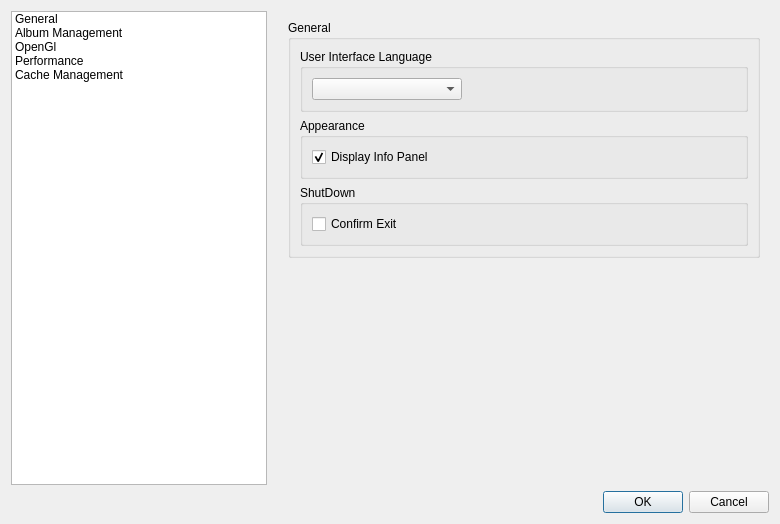
<?xml version="1.0" encoding="UTF-8"?>
<ui version="4.0">
 <class>SettingsDialog</class>
 <widget class="QDialog" name="SettingsDialog">
  <property name="geometry">
   <rect>
    <x>0</x>
    <y>0</y>
    <width>780</width>
    <height>524</height>
   </rect>
  </property>
  <property name="windowTitle">
   <string>Settings</string>
  </property>
  <property name="windowIcon">
   <iconset resource="glc_player.qrc">
    <normaloff>:/images/Logo.png</normaloff>:/images/Logo.png</iconset>
  </property>
  <layout class="QGridLayout" name="gridLayout">
   <item row="0" column="0">
    <widget class="QListWidget" name="pageList">
     <property name="sizePolicy">
      <sizepolicy hsizetype="Preferred" vsizetype="Expanding">
       <horstretch>0</horstretch>
       <verstretch>0</verstretch>
      </sizepolicy>
     </property>
     <property name="minimumSize">
      <size>
       <width>0</width>
       <height>0</height>
      </size>
     </property>
     <property name="iconSize">
      <size>
       <width>32</width>
       <height>32</height>
      </size>
     </property>
     <property name="uniformItemSizes">
      <bool>true</bool>
     </property>
     <item>
      <property name="text">
       <string>General</string>
      </property>
      <property name="icon">
       <iconset resource="glc_player.qrc">
        <normaloff>:/images/Logo.png</normaloff>:/images/Logo.png</iconset>
      </property>
     </item>
     <item>
      <property name="text">
       <string>Album Management</string>
      </property>
      <property name="icon">
       <iconset resource="glc_player.qrc">
        <normaloff>:/images/Album.png</normaloff>:/images/Album.png</iconset>
      </property>
     </item>
     <item>
      <property name="text">
       <string>OpenGl</string>
      </property>
      <property name="icon">
       <iconset resource="glc_player.qrc">
        <normaloff>:/images/GlSetting.png</normaloff>:/images/GlSetting.png</iconset>
      </property>
     </item>
     <item>
      <property name="text">
       <string>Performance</string>
      </property>
      <property name="icon">
       <iconset resource="glc_player.qrc">
        <normaloff>:/images/Logo.png</normaloff>:/images/Logo.png</iconset>
      </property>
     </item>
     <item>
      <property name="text">
       <string>Cache Management</string>
      </property>
      <property name="icon">
       <iconset resource="glc_player.qrc">
        <normaloff>:/images/Logo.png</normaloff>:/images/Logo.png</iconset>
      </property>
     </item>
    </widget>
   </item>
   <item row="1" column="0" colspan="3">
    <widget class="QDialogButtonBox" name="buttonBox">
     <property name="orientation">
      <enum>Qt::Horizontal</enum>
     </property>
     <property name="standardButtons">
      <set>QDialogButtonBox::Cancel|QDialogButtonBox::Ok</set>
     </property>
    </widget>
   </item>
   <item row="0" column="2">
    <widget class="QStackedWidget" name="stackedWidget">
     <property name="sizePolicy">
      <sizepolicy hsizetype="Expanding" vsizetype="Preferred">
       <horstretch>0</horstretch>
       <verstretch>0</verstretch>
      </sizepolicy>
     </property>
     <property name="currentIndex">
      <number>0</number>
     </property>
     <widget class="QWidget" name="general">
      <property name="sizePolicy">
       <sizepolicy hsizetype="Expanding" vsizetype="Preferred">
        <horstretch>0</horstretch>
        <verstretch>0</verstretch>
       </sizepolicy>
      </property>
      <layout class="QVBoxLayout" name="verticalLayout_17">
       <item>
        <widget class="QGroupBox" name="groupBox_15">
         <property name="title">
          <string>General</string>
         </property>
         <layout class="QVBoxLayout" name="verticalLayout_4">
          <item>
           <widget class="QGroupBox" name="groupBox_UserInterfaceLg">
            <property name="title">
             <string>User Interface Language</string>
            </property>
            <property name="flat">
             <bool>true</bool>
            </property>
            <layout class="QHBoxLayout" name="_2">
             <item>
              <widget class="QComboBox" name="languageComboBox">
               <property name="minimumSize">
                <size>
                 <width>150</width>
                 <height>0</height>
                </size>
               </property>
               <property name="statusTip">
                <string/>
               </property>
               <property name="editable">
                <bool>false</bool>
               </property>
              </widget>
             </item>
             <item>
              <spacer>
               <property name="orientation">
                <enum>Qt::Horizontal</enum>
               </property>
               <property name="sizeHint" stdset="0">
                <size>
                 <width>40</width>
                 <height>20</height>
                </size>
               </property>
              </spacer>
             </item>
            </layout>
           </widget>
          </item>
          <item>
           <widget class="QGroupBox" name="groupBox">
            <property name="title">
             <string>Appearance</string>
            </property>
            <property name="flat">
             <bool>true</bool>
            </property>
            <layout class="QVBoxLayout" name="verticalLayout_3">
             <item>
              <widget class="QCheckBox" name="displayViewInfoPanel">
               <property name="sizePolicy">
                <sizepolicy hsizetype="Preferred" vsizetype="Fixed">
                 <horstretch>0</horstretch>
                 <verstretch>0</verstretch>
                </sizepolicy>
               </property>
               <property name="toolTip">
                <string>Create thumbnail after each loading.</string>
               </property>
               <property name="text">
                <string>Display Info Panel</string>
               </property>
               <property name="checked">
                <bool>true</bool>
               </property>
              </widget>
             </item>
            </layout>
           </widget>
          </item>
          <item>
           <widget class="QGroupBox" name="groupBox_2">
            <property name="title">
             <string>ShutDown</string>
            </property>
            <property name="flat">
             <bool>true</bool>
            </property>
            <layout class="QVBoxLayout" name="verticalLayout">
             <item>
              <widget class="QCheckBox" name="quitConfirmationActive">
               <property name="text">
                <string>Confirm Exit</string>
               </property>
              </widget>
             </item>
            </layout>
           </widget>
          </item>
         </layout>
        </widget>
       </item>
       <item>
        <spacer name="verticalSpacer_2">
         <property name="orientation">
          <enum>Qt::Vertical</enum>
         </property>
         <property name="sizeHint" stdset="0">
          <size>
           <width>20</width>
           <height>40</height>
          </size>
         </property>
        </spacer>
       </item>
      </layout>
     </widget>
     <widget class="QWidget" name="albumManager">
      <property name="sizePolicy">
       <sizepolicy hsizetype="Expanding" vsizetype="Preferred">
        <horstretch>0</horstretch>
        <verstretch>0</verstretch>
       </sizepolicy>
      </property>
      <layout class="QVBoxLayout" name="verticalLayout_2">
       <item>
        <widget class="QGroupBox" name="groupBox_SessionManagementPerf">
         <property name="title">
          <string>Album Management</string>
         </property>
         <layout class="QGridLayout">
          <item row="0" column="0" colspan="2">
           <widget class="QCheckBox" name="displayThumbnail">
            <property name="sizePolicy">
             <sizepolicy hsizetype="Preferred" vsizetype="Fixed">
              <horstretch>0</horstretch>
              <verstretch>0</verstretch>
             </sizepolicy>
            </property>
            <property name="toolTip">
             <string>Display thumbnail in the session management window</string>
            </property>
            <property name="text">
             <string>Display thumbnail</string>
            </property>
            <property name="checked">
             <bool>true</bool>
            </property>
            <property name="autoExclusive">
             <bool>false</bool>
            </property>
           </widget>
          </item>
          <item row="1" column="1" rowspan="2" colspan="2">
           <widget class="QComboBox" name="ThumbnailSize_Combo">
            <property name="toolTip">
             <string>Size of thumbnail in the session management window</string>
            </property>
           </widget>
          </item>
          <item row="0" column="3" rowspan="2" colspan="2">
           <spacer>
            <property name="orientation">
             <enum>Qt::Horizontal</enum>
            </property>
            <property name="sizeHint" stdset="0">
             <size>
              <width>40</width>
              <height>20</height>
             </size>
            </property>
           </spacer>
          </item>
          <item row="1" column="0" rowspan="2">
           <widget class="QLabel" name="label">
            <property name="text">
             <string>Thumbnail Size</string>
            </property>
           </widget>
          </item>
          <item row="2" column="4">
           <spacer>
            <property name="orientation">
             <enum>Qt::Horizontal</enum>
            </property>
            <property name="sizeHint" stdset="0">
             <size>
              <width>40</width>
              <height>20</height>
             </size>
            </property>
           </spacer>
          </item>
         </layout>
        </widget>
       </item>
       <item>
        <spacer name="verticalSpacer">
         <property name="orientation">
          <enum>Qt::Vertical</enum>
         </property>
         <property name="sizeHint" stdset="0">
          <size>
           <width>20</width>
           <height>229</height>
          </size>
         </property>
        </spacer>
       </item>
      </layout>
     </widget>
     <widget class="QWidget" name="openGl">
      <property name="sizePolicy">
       <sizepolicy hsizetype="Expanding" vsizetype="Preferred">
        <horstretch>0</horstretch>
        <verstretch>0</verstretch>
       </sizepolicy>
      </property>
      <layout class="QVBoxLayout" name="verticalLayout_18">
       <item>
        <widget class="QGroupBox" name="groupBox_16">
         <property name="title">
          <string>OpenGl</string>
         </property>
         <layout class="QVBoxLayout" name="verticalLayout_7">
          <item>
           <widget class="QGroupBox" name="groupBox_6">
            <property name="title">
             <string>General</string>
            </property>
            <property name="flat">
             <bool>true</bool>
            </property>
            <layout class="QGridLayout" name="gridLayout_3">
             <item row="0" column="0">
              <widget class="QLabel" name="label_2">
               <property name="text">
                <string>Version :</string>
               </property>
              </widget>
             </item>
             <item row="0" column="1">
              <widget class="QLabel" name="openglVersion">
               <property name="text">
                <string>OpenGL Version</string>
               </property>
               <property name="alignment">
                <set>Qt::AlignRight|Qt::AlignTrailing|Qt::AlignVCenter</set>
               </property>
              </widget>
             </item>
             <item row="1" column="0">
              <widget class="QLabel" name="label_3">
               <property name="text">
                <string>Hardware :</string>
               </property>
              </widget>
             </item>
             <item row="1" column="1">
              <widget class="QLabel" name="openglHardware">
               <property name="text">
                <string>OpenGL Hardware</string>
               </property>
               <property name="alignment">
                <set>Qt::AlignRight|Qt::AlignTrailing|Qt::AlignVCenter</set>
               </property>
              </widget>
             </item>
            </layout>
           </widget>
          </item>
          <item>
           <widget class="QGroupBox" name="groupBox_3">
            <property name="title">
             <string>OpenGl Extensions Usage</string>
            </property>
            <property name="flat">
             <bool>true</bool>
            </property>
            <layout class="QGridLayout" name="gridLayout_2">
             <item row="0" column="2">
              <spacer name="horizontalSpacer">
               <property name="orientation">
                <enum>Qt::Horizontal</enum>
               </property>
               <property name="sizeType">
                <enum>QSizePolicy::Preferred</enum>
               </property>
               <property name="sizeHint" stdset="0">
                <size>
                 <width>40</width>
                 <height>20</height>
                </size>
               </property>
              </spacer>
             </item>
             <item row="0" column="0">
              <widget class="QLabel" name="vboSupport">
               <property name="text">
                <string>Vertex Buffer Object</string>
               </property>
              </widget>
             </item>
             <item row="0" column="1">
              <widget class="QLabel" name="vboUsage">
               <property name="text">
                <string>Used</string>
               </property>
               <property name="alignment">
                <set>Qt::AlignRight|Qt::AlignTrailing|Qt::AlignVCenter</set>
               </property>
              </widget>
             </item>
             <item row="1" column="0">
              <widget class="QLabel" name="glslSupport">
               <property name="text">
                <string>OpenGl Shading Language</string>
               </property>
              </widget>
             </item>
             <item row="1" column="1">
              <widget class="QLabel" name="glslUsage">
               <property name="text">
                <string>Used</string>
               </property>
               <property name="alignment">
                <set>Qt::AlignRight|Qt::AlignTrailing|Qt::AlignVCenter</set>
               </property>
              </widget>
             </item>
             <item row="2" column="0">
              <widget class="QLabel" name="frameBufferSupport">
               <property name="text">
                <string>Framebuffer Object</string>
               </property>
              </widget>
             </item>
             <item row="2" column="1">
              <widget class="QLabel" name="framebufferUsage">
               <property name="text">
                <string>Used</string>
               </property>
               <property name="alignment">
                <set>Qt::AlignRight|Qt::AlignTrailing|Qt::AlignVCenter</set>
               </property>
              </widget>
             </item>
            </layout>
           </widget>
          </item>
          <item>
           <widget class="QGroupBox" name="groupBox_5">
            <property name="title">
             <string>Vbo and Shader</string>
            </property>
            <property name="flat">
             <bool>true</bool>
            </property>
            <layout class="QVBoxLayout" name="verticalLayout_6">
             <item>
              <widget class="QCheckBox" name="useVbo">
               <property name="text">
                <string>Use Vbo</string>
               </property>
              </widget>
             </item>
             <item>
              <widget class="QCheckBox" name="useShader">
               <property name="text">
                <string>Use Shader</string>
               </property>
              </widget>
             </item>
            </layout>
           </widget>
          </item>
          <item>
           <widget class="QGroupBox" name="groupBox_4">
            <property name="title">
             <string>Selection feedback</string>
            </property>
            <property name="flat">
             <bool>true</bool>
            </property>
            <layout class="QVBoxLayout" name="verticalLayout_5">
             <item>
              <widget class="QCheckBox" name="useSelectionShader">
               <property name="text">
                <string>Use Shader</string>
               </property>
              </widget>
             </item>
            </layout>
           </widget>
          </item>
         </layout>
        </widget>
       </item>
       <item>
        <spacer name="verticalSpacer_3">
         <property name="orientation">
          <enum>Qt::Vertical</enum>
         </property>
         <property name="sizeHint" stdset="0">
          <size>
           <width>20</width>
           <height>40</height>
          </size>
         </property>
        </spacer>
       </item>
      </layout>
     </widget>
     <widget class="QWidget" name="page">
      <layout class="QVBoxLayout" name="verticalLayout_15">
       <item>
        <widget class="QGroupBox" name="groupBox_7">
         <property name="title">
          <string>Performance</string>
         </property>
         <property name="flat">
          <bool>false</bool>
         </property>
         <layout class="QVBoxLayout" name="verticalLayout_10">
          <item>
           <widget class="QGroupBox" name="groupBox_8">
            <property name="title">
             <string>3D XML Only</string>
            </property>
            <property name="flat">
             <bool>true</bool>
            </property>
            <layout class="QVBoxLayout" name="verticalLayout_8">
             <item>
              <widget class="QLabel" name="label_4">
               <property name="text">
                <string>Default level of detail</string>
               </property>
               <property name="alignment">
                <set>Qt::AlignCenter</set>
               </property>
              </widget>
             </item>
             <item>
              <layout class="QHBoxLayout" name="horizontalLayout">
               <item>
                <widget class="QSlider" name="levelOfDetailSlider">
                 <property name="orientation">
                  <enum>Qt::Horizontal</enum>
                 </property>
                 <property name="tickPosition">
                  <enum>QSlider::TicksBelow</enum>
                 </property>
                 <property name="tickInterval">
                  <number>2</number>
                 </property>
                </widget>
               </item>
               <item>
                <widget class="QLineEdit" name="defaultLodLineEdit">
                 <property name="sizePolicy">
                  <sizepolicy hsizetype="Fixed" vsizetype="Fixed">
                   <horstretch>0</horstretch>
                   <verstretch>0</verstretch>
                  </sizepolicy>
                 </property>
                 <property name="maximumSize">
                  <size>
                   <width>60</width>
                   <height>16777215</height>
                  </size>
                 </property>
                 <property name="alignment">
                  <set>Qt::AlignCenter</set>
                 </property>
                 <property name="readOnly">
                  <bool>true</bool>
                 </property>
                </widget>
               </item>
              </layout>
             </item>
             <item>
              <widget class="QLabel" name="label_5">
               <property name="text">
                <string>Highest Value : Lower detail</string>
               </property>
              </widget>
             </item>
            </layout>
           </widget>
          </item>
          <item>
           <widget class="QGroupBox" name="groupBox_12">
            <property name="title">
             <string>Space partitionning</string>
            </property>
            <property name="flat">
             <bool>true</bool>
            </property>
            <layout class="QVBoxLayout" name="verticalLayout_16">
             <item>
              <widget class="QCheckBox" name="useOctree">
               <property name="text">
                <string>Use octree space partitionning</string>
               </property>
              </widget>
             </item>
             <item>
              <widget class="QGroupBox" name="groupBox_14">
               <property name="enabled">
                <bool>false</bool>
               </property>
               <property name="title">
                <string>Octree</string>
               </property>
               <layout class="QHBoxLayout" name="horizontalLayout_7">
                <item>
                 <layout class="QVBoxLayout" name="verticalLayout_9">
                  <item>
                   <widget class="QRadioButton" name="bSphereRadio">
                    <property name="text">
                     <string>Bounding Sphere</string>
                    </property>
                    <property name="checked">
                     <bool>true</bool>
                    </property>
                   </widget>
                  </item>
                  <item>
                   <widget class="QRadioButton" name="bBoxRadio">
                    <property name="text">
                     <string>Bounding Box</string>
                    </property>
                   </widget>
                  </item>
                 </layout>
                </item>
                <item>
                 <layout class="QHBoxLayout" name="horizontalLayout_6">
                  <item>
                   <widget class="QLabel" name="label_11">
                    <property name="text">
                     <string>Depth</string>
                    </property>
                   </widget>
                  </item>
                  <item>
                   <widget class="QSpinBox" name="octreeDepthSpin">
                    <property name="minimum">
                     <number>1</number>
                    </property>
                    <property name="maximum">
                     <number>6</number>
                    </property>
                   </widget>
                  </item>
                 </layout>
                </item>
               </layout>
              </widget>
             </item>
            </layout>
           </widget>
          </item>
          <item>
           <widget class="QGroupBox" name="groupBox_13">
            <property name="title">
             <string>Culling</string>
            </property>
            <property name="flat">
             <bool>true</bool>
            </property>
            <layout class="QHBoxLayout" name="horizontalLayout_8">
             <item>
              <widget class="QCheckBox" name="useFrustumCulling">
               <property name="text">
                <string>Use frustum culling</string>
               </property>
              </widget>
             </item>
             <item>
              <layout class="QGridLayout" name="gridLayout_5">
               <item row="0" column="0" colspan="2">
                <widget class="QCheckBox" name="usePixelCulling">
                 <property name="text">
                  <string extracomment="Hide littlest objects">Use pixel culling</string>
                 </property>
                </widget>
               </item>
               <item row="1" column="0">
                <widget class="QLabel" name="label_12">
                 <property name="enabled">
                  <bool>false</bool>
                 </property>
                 <property name="text">
                  <string>Minimum pixel size</string>
                 </property>
                </widget>
               </item>
               <item row="1" column="1">
                <widget class="QSpinBox" name="minimumPixelSize">
                 <property name="enabled">
                  <bool>false</bool>
                 </property>
                 <property name="minimum">
                  <number>1</number>
                 </property>
                 <property name="maximum">
                  <number>60</number>
                 </property>
                 <property name="value">
                  <number>5</number>
                 </property>
                </widget>
               </item>
              </layout>
             </item>
            </layout>
           </widget>
          </item>
          <item>
           <spacer name="verticalSpacer_4">
            <property name="orientation">
             <enum>Qt::Vertical</enum>
            </property>
            <property name="sizeHint" stdset="0">
             <size>
              <width>20</width>
              <height>11</height>
             </size>
            </property>
           </spacer>
          </item>
         </layout>
        </widget>
       </item>
      </layout>
     </widget>
     <widget class="QWidget" name="page_2">
      <layout class="QVBoxLayout" name="verticalLayout_14">
       <item>
        <widget class="QGroupBox" name="groupBox_9">
         <property name="title">
          <string>Cache Management</string>
         </property>
         <layout class="QVBoxLayout" name="verticalLayout_13">
          <item>
           <widget class="QCheckBox" name="workWithCacheCheckBox">
            <property name="text">
             <string>Work with the cache system</string>
            </property>
            <property name="checked">
             <bool>true</bool>
            </property>
           </widget>
          </item>
          <item>
           <widget class="QGroupBox" name="groupBox_10">
            <property name="title">
             <string>Cache Location and Informations</string>
            </property>
            <property name="flat">
             <bool>true</bool>
            </property>
            <layout class="QVBoxLayout" name="verticalLayout_11">
             <item>
              <layout class="QHBoxLayout" name="horizontalLayout_4">
               <item>
                <widget class="QLabel" name="label_6">
                 <property name="text">
                  <string>Path :</string>
                 </property>
                </widget>
               </item>
               <item>
                <widget class="QLineEdit" name="targetPath">
                 <property name="readOnly">
                  <bool>true</bool>
                 </property>
                </widget>
               </item>
               <item>
                <widget class="QPushButton" name="browseCmd">
                 <property name="text">
                  <string>Browse...</string>
                 </property>
                </widget>
               </item>
              </layout>
             </item>
             <item>
              <layout class="QHBoxLayout" name="horizontalLayout_2">
               <item>
                <layout class="QGridLayout" name="gridLayout_4">
                 <item row="0" column="0" colspan="2">
                  <widget class="QLabel" name="label_8">
                   <property name="text">
                    <string>Number :</string>
                   </property>
                  </widget>
                 </item>
                 <item row="0" column="2">
                  <spacer>
                   <property name="orientation">
                    <enum>Qt::Horizontal</enum>
                   </property>
                   <property name="sizeHint" stdset="0">
                    <size>
                     <width>40</width>
                     <height>20</height>
                    </size>
                   </property>
                  </spacer>
                 </item>
                 <item row="0" column="3">
                  <widget class="QLineEdit" name="numberOfCacheFiles">
                   <property name="enabled">
                    <bool>true</bool>
                   </property>
                   <property name="sizePolicy">
                    <sizepolicy hsizetype="Fixed" vsizetype="Fixed">
                     <horstretch>0</horstretch>
                     <verstretch>0</verstretch>
                    </sizepolicy>
                   </property>
                   <property name="minimumSize">
                    <size>
                     <width>120</width>
                     <height>0</height>
                    </size>
                   </property>
                   <property name="maximumSize">
                    <size>
                     <width>120</width>
                     <height>16777215</height>
                    </size>
                   </property>
                   <property name="alignment">
                    <set>Qt::AlignRight|Qt::AlignTrailing|Qt::AlignVCenter</set>
                   </property>
                   <property name="readOnly">
                    <bool>true</bool>
                   </property>
                  </widget>
                 </item>
                 <item row="1" column="0">
                  <widget class="QLabel" name="label_7">
                   <property name="text">
                    <string>Size :</string>
                   </property>
                  </widget>
                 </item>
                 <item row="1" column="1" colspan="2">
                  <spacer>
                   <property name="orientation">
                    <enum>Qt::Horizontal</enum>
                   </property>
                   <property name="sizeHint" stdset="0">
                    <size>
                     <width>40</width>
                     <height>20</height>
                    </size>
                   </property>
                  </spacer>
                 </item>
                 <item row="1" column="3">
                  <widget class="QLineEdit" name="sizeOfCache">
                   <property name="enabled">
                    <bool>true</bool>
                   </property>
                   <property name="sizePolicy">
                    <sizepolicy hsizetype="Fixed" vsizetype="Fixed">
                     <horstretch>0</horstretch>
                     <verstretch>0</verstretch>
                    </sizepolicy>
                   </property>
                   <property name="minimumSize">
                    <size>
                     <width>120</width>
                     <height>0</height>
                    </size>
                   </property>
                   <property name="maximumSize">
                    <size>
                     <width>120</width>
                     <height>16777215</height>
                    </size>
                   </property>
                   <property name="alignment">
                    <set>Qt::AlignRight|Qt::AlignTrailing|Qt::AlignVCenter</set>
                   </property>
                   <property name="readOnly">
                    <bool>true</bool>
                   </property>
                  </widget>
                 </item>
                </layout>
               </item>
               <item>
                <widget class="QToolButton" name="updateCacheInfoCmd">
                 <property name="toolTip">
                  <string>Update Cache informations</string>
                 </property>
                 <property name="text">
                  <string>...</string>
                 </property>
                 <property name="icon">
                  <iconset resource="glc_player.qrc">
                   <normaloff>:/images/UpdateThumbnails.png</normaloff>:/images/UpdateThumbnails.png</iconset>
                 </property>
                 <property name="iconSize">
                  <size>
                   <width>24</width>
                   <height>24</height>
                  </size>
                 </property>
                </widget>
               </item>
               <item>
                <spacer name="horizontalSpacer_2">
                 <property name="orientation">
                  <enum>Qt::Horizontal</enum>
                 </property>
                 <property name="sizeHint" stdset="0">
                  <size>
                   <width>40</width>
                   <height>20</height>
                  </size>
                 </property>
                </spacer>
               </item>
              </layout>
             </item>
             <item>
              <layout class="QHBoxLayout" name="horizontalLayout_5">
               <item>
                <widget class="QPushButton" name="cleanCacheCmd">
                 <property name="text">
                  <string>Clean...</string>
                 </property>
                </widget>
               </item>
               <item>
                <spacer name="horizontalSpacer_4">
                 <property name="orientation">
                  <enum>Qt::Horizontal</enum>
                 </property>
                 <property name="sizeHint" stdset="0">
                  <size>
                   <width>40</width>
                   <height>20</height>
                  </size>
                 </property>
                </spacer>
               </item>
              </layout>
             </item>
            </layout>
           </widget>
          </item>
          <item>
           <widget class="QCheckBox" name="usedCompressedCacheCheckBox">
            <property name="text">
             <string>Use compressed cache</string>
            </property>
           </widget>
          </item>
          <item>
           <widget class="QGroupBox" name="groupBox_11">
            <property name="enabled">
             <bool>false</bool>
            </property>
            <property name="title">
             <string>Compression settings</string>
            </property>
            <property name="flat">
             <bool>true</bool>
            </property>
            <layout class="QVBoxLayout" name="verticalLayout_12">
             <item>
              <layout class="QHBoxLayout" name="horizontalLayout_3">
               <item>
                <widget class="QCheckBox" name="usedDefaultCompressionCheckBox">
                 <property name="text">
                  <string>Use default compression</string>
                 </property>
                 <property name="checked">
                  <bool>true</bool>
                 </property>
                </widget>
               </item>
               <item>
                <spacer name="horizontalSpacer_3">
                 <property name="orientation">
                  <enum>Qt::Horizontal</enum>
                 </property>
                 <property name="sizeHint" stdset="0">
                  <size>
                   <width>40</width>
                   <height>20</height>
                  </size>
                 </property>
                </spacer>
               </item>
               <item>
                <widget class="QLabel" name="label_9">
                 <property name="text">
                  <string>Compression level</string>
                 </property>
                </widget>
               </item>
               <item>
                <widget class="QSpinBox" name="CompressionLevelSpinBox">
                 <property name="enabled">
                  <bool>false</bool>
                 </property>
                 <property name="minimum">
                  <number>1</number>
                 </property>
                 <property name="maximum">
                  <number>9</number>
                 </property>
                </widget>
               </item>
              </layout>
             </item>
             <item>
              <widget class="QLabel" name="label_10">
               <property name="text">
                <string>Valid values are between 1 and 9</string>
               </property>
              </widget>
             </item>
            </layout>
           </widget>
          </item>
          <item>
           <spacer name="verticalSpacer_5">
            <property name="orientation">
             <enum>Qt::Vertical</enum>
            </property>
            <property name="sizeHint" stdset="0">
             <size>
              <width>20</width>
              <height>40</height>
             </size>
            </property>
           </spacer>
          </item>
         </layout>
        </widget>
       </item>
      </layout>
     </widget>
    </widget>
   </item>
  </layout>
 </widget>
 <resources>
  <include location="glc_player.qrc"/>
 </resources>
 <connections>
  <connection>
   <sender>buttonBox</sender>
   <signal>accepted()</signal>
   <receiver>SettingsDialog</receiver>
   <slot>accept()</slot>
   <hints>
    <hint type="sourcelabel">
     <x>501</x>
     <y>519</y>
    </hint>
    <hint type="destinationlabel">
     <x>157</x>
     <y>274</y>
    </hint>
   </hints>
  </connection>
  <connection>
   <sender>buttonBox</sender>
   <signal>rejected()</signal>
   <receiver>SettingsDialog</receiver>
   <slot>reject()</slot>
   <hints>
    <hint type="sourcelabel">
     <x>569</x>
     <y>519</y>
    </hint>
    <hint type="destinationlabel">
     <x>286</x>
     <y>274</y>
    </hint>
   </hints>
  </connection>
  <connection>
   <sender>pageList</sender>
   <signal>currentRowChanged(int)</signal>
   <receiver>stackedWidget</receiver>
   <slot>setCurrentIndex(int)</slot>
   <hints>
    <hint type="sourcelabel">
     <x>132</x>
     <y>98</y>
    </hint>
    <hint type="destinationlabel">
     <x>319</x>
     <y>91</y>
    </hint>
   </hints>
  </connection>
  <connection>
   <sender>workWithCacheCheckBox</sender>
   <signal>toggled(bool)</signal>
   <receiver>groupBox_10</receiver>
   <slot>setEnabled(bool)</slot>
   <hints>
    <hint type="sourcelabel">
     <x>361</x>
     <y>56</y>
    </hint>
    <hint type="destinationlabel">
     <x>394</x>
     <y>148</y>
    </hint>
   </hints>
  </connection>
  <connection>
   <sender>workWithCacheCheckBox</sender>
   <signal>toggled(bool)</signal>
   <receiver>usedCompressedCacheCheckBox</receiver>
   <slot>setEnabled(bool)</slot>
   <hints>
    <hint type="sourcelabel">
     <x>446</x>
     <y>54</y>
    </hint>
    <hint type="destinationlabel">
     <x>394</x>
     <y>267</y>
    </hint>
   </hints>
  </connection>
  <connection>
   <sender>usedCompressedCacheCheckBox</sender>
   <signal>toggled(bool)</signal>
   <receiver>groupBox_11</receiver>
   <slot>setEnabled(bool)</slot>
   <hints>
    <hint type="sourcelabel">
     <x>347</x>
     <y>269</y>
    </hint>
    <hint type="destinationlabel">
     <x>350</x>
     <y>307</y>
    </hint>
   </hints>
  </connection>
  <connection>
   <sender>usedDefaultCompressionCheckBox</sender>
   <signal>toggled(bool)</signal>
   <receiver>CompressionLevelSpinBox</receiver>
   <slot>setDisabled(bool)</slot>
   <hints>
    <hint type="sourcelabel">
     <x>497</x>
     <y>342</y>
    </hint>
    <hint type="destinationlabel">
     <x>723</x>
     <y>344</y>
    </hint>
   </hints>
  </connection>
  <connection>
   <sender>useOctree</sender>
   <signal>toggled(bool)</signal>
   <receiver>groupBox_14</receiver>
   <slot>setEnabled(bool)</slot>
   <hints>
    <hint type="sourcelabel">
     <x>615</x>
     <y>212</y>
    </hint>
    <hint type="destinationlabel">
     <x>606</x>
     <y>298</y>
    </hint>
   </hints>
  </connection>
  <connection>
   <sender>useOctree</sender>
   <signal>toggled(bool)</signal>
   <receiver>useFrustumCulling</receiver>
   <slot>setDisabled(bool)</slot>
   <hints>
    <hint type="sourcelabel">
     <x>331</x>
     <y>202</y>
    </hint>
    <hint type="destinationlabel">
     <x>466</x>
     <y>383</y>
    </hint>
   </hints>
  </connection>
  <connection>
   <sender>usePixelCulling</sender>
   <signal>toggled(bool)</signal>
   <receiver>minimumPixelSize</receiver>
   <slot>setEnabled(bool)</slot>
   <hints>
    <hint type="sourcelabel">
     <x>532</x>
     <y>356</y>
    </hint>
    <hint type="destinationlabel">
     <x>678</x>
     <y>383</y>
    </hint>
   </hints>
  </connection>
  <connection>
   <sender>usePixelCulling</sender>
   <signal>toggled(bool)</signal>
   <receiver>label_12</receiver>
   <slot>setEnabled(bool)</slot>
   <hints>
    <hint type="sourcelabel">
     <x>553</x>
     <y>360</y>
    </hint>
    <hint type="destinationlabel">
     <x>553</x>
     <y>383</y>
    </hint>
   </hints>
  </connection>
 </connections>
</ui>
